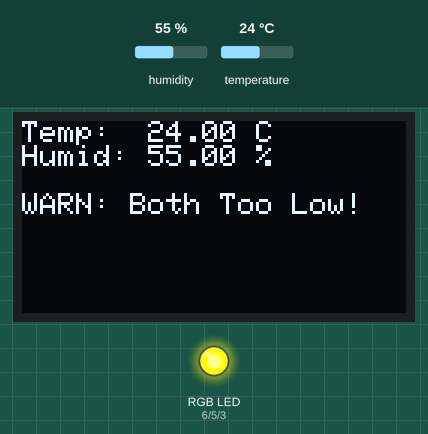
This sketch was run on a simulated Arduino Uno, built with avr-gcc and run on an emulated ATmega328P. On the bench: 128×64 one-colour display, an RGB LED mixed from three pins (HIGH = lit). The inputs (shaded band) are chosen by the test bench; at power-on: humidity 55 %, temperature 24 °C. What the sketch prints to the serial monitor is not drawn.

Above: at 2.7 s.
2.8 s: humidity set to 79 %
At 4.4 s:
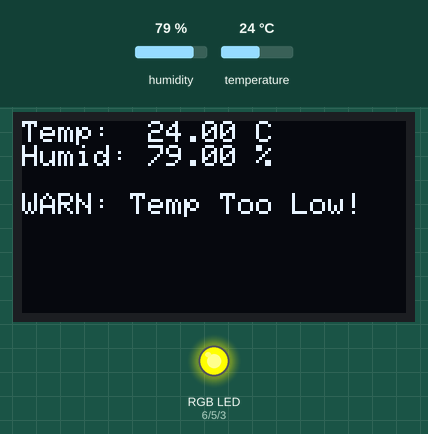
5.8 s: humidity set to 82 %
At 6.7 s:
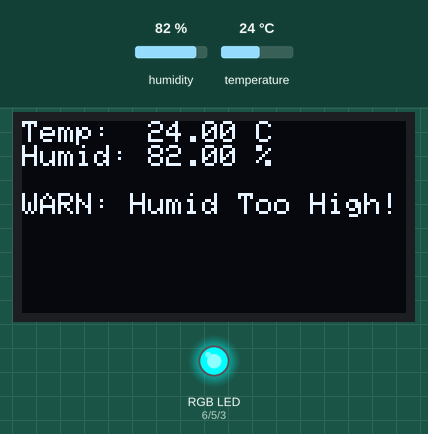
8.8 s: temperature set to 31.4 °C
At 11.3 s:
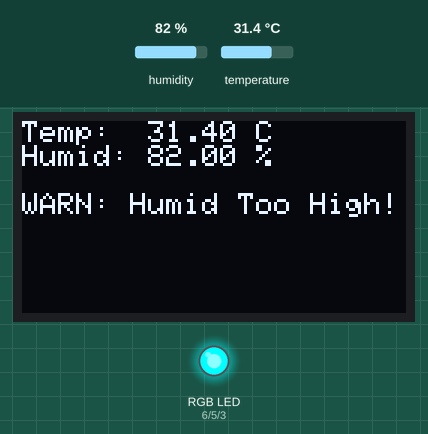
11.8 s: temperature set to 32.6 °C
At 13.6 s:
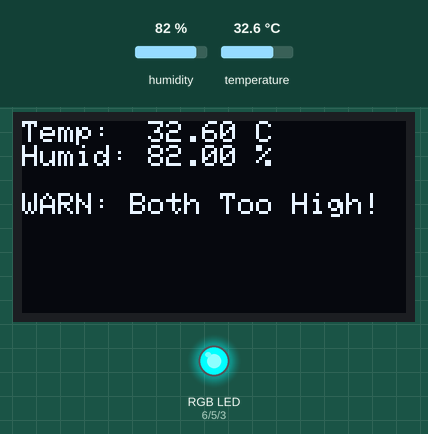
Timing chart, 0 to 15.1 s (numbered marks = the images above; inputs shaded):
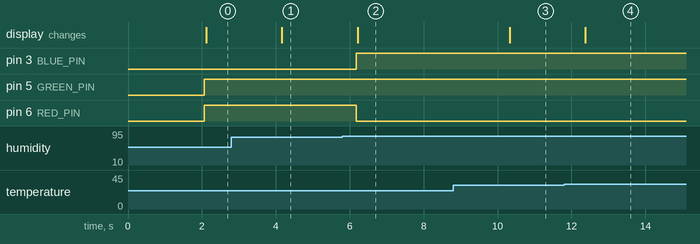

Measured:
- the behaviour switches between 80 and 81 % on humidity (found by bisection; images 1 and 2)
- the behaviour switches between 32 and 32.1 °C on temperature (found by bisection; images 3 and 4)
- after the input at 2.8 s, the display: changes after 1.4 s (image 1)
- after the input at 5.8 s, pin 3 (BLUE_PIN): LOW → HIGH after 0.38 s; pin 6 (RED_PIN): HIGH → LOW after 0.38 s; the display: changes after 0.42 s (image 2)
- after the input at 8.8 s, the display: changes after 1.5 s (image 3)
- after the input at 11.8 s, the display: changes after 0.58 s (image 4)

The sketch:

sketch.ino
```cpp
#include <Wire.h>
#include <Adafruit_GFX.h>
#include <Adafruit_SSD1306.h>
#include "DHT.h"

// screen resolution set
#define SCREEN_WIDTH 128
#define SCREEN_HEIGHT 64
#define OLED_RESET    -1
Adafruit_SSD1306 display(SCREEN_WIDTH, SCREEN_HEIGHT, &Wire, OLED_RESET);

// sensor and leds
#define DHTPIN 2
#define DHTTYPE DHT22
#define RED_PIN 6
#define GREEN_PIN 5
#define BLUE_PIN 3

DHT dht(DHTPIN, DHTTYPE);

void setup() {
  Serial.begin(9600);
  dht.begin();

  // screen initialization and sanity check
  if(!display.begin(SSD1306_SWITCHCAPVCC, 0x3C)) {
    Serial.println(F("SSD1306 allocation failed"));
    for(;;);
  }

  // text initialization
  display.clearDisplay();
  display.setTextColor(SSD1306_WHITE);
  display.setTextSize(1);
  display.setCursor(0,0);
  display.println("System Starting...");
  display.display();

  // sets led pins as outputs
  pinMode(RED_PIN, OUTPUT);
  pinMode(GREEN_PIN, OUTPUT);
  pinMode(BLUE_PIN, OUTPUT);
}

void loop() {
  //sets a delay of 2 seconds between readings from the dht22
  delay(2000);

  // humidity/temperature readings
  float h = dht.readHumidity();
  float t = dht.readTemperature();

  // sanity check
  if (isnan(h) || isnan(t)) {
    Serial.println("Failed to read from DHT sensor!");
    display.clearDisplay();
    display.setCursor(0,0);
    display.println("Sensor Error!");
    display.display();
    return;
  }

  // print loop for console
  Serial.print("Humidity: ");
  Serial.print(h);
  Serial.println("%");

  Serial.print("Temperature: ");
  Serial.print(t);
  Serial.println("c");

  //oled display
  display.clearDisplay();
  display.setCursor(0, 0);
  display.setTextSize(1);

  //oled printing current temps
  display.print("Temp:  ");
  display.print(t);
  display.println(" C");

  display.print("Humid: ");
  display.print(h);
  display.println(" %");

  display.println();

  // loop for LED and OLED screen

  // rgb set for high temp
  if (h > 80.0 || t > 32.0) {
    setRGB(255, 0, 0);
    Serial.println("LED: RED (High Humidity and/or Temperature)");

    // high parameters
    if (h > 80.0 && t > 32.0) {
      display.println("WARN: Both Too High!");
    } else if (t > 32.0) {
      display.println("WARN: Temp Too High!");
    } else if (h > 80.0) {
      display.println("WARN: Humid Too High!");
    }

  }
  // rgb set for normal conditions
  else if ((h >= 60.0 && h <= 80.0) && (t >= 26.0 && t <= 32.0)) {
    setRGB(0, 255, 0);
    Serial.println("LED: GREEN (Normal Humidity and Temperature)");
    display.println("Status: Normal");

  }
  //rgb set for low temp
  else {
    setRGB(0, 0, 255);
    Serial.println("LED: BLUE (Low Humidity and/or Temperature)");

    // low parameters
    if (h < 60.0 && t < 26.0) {
      display.println("WARN: Both Too Low!");
    } else if (t < 26.0) {
      display.println("WARN: Temp Too Low!");
    } else if (h < 60.0) {
      display.println("WARN: Humid Too Low!");
    }
  }

  // Actually push the text to the screen
  display.display();
}

// function to set rgb colors
void setRGB(int r, int g, int b) {
  // since its a common anode, we subtract 255 from the rgb colors since 0 is highest
  analogWrite(RED_PIN, 255 - r);
  analogWrite(GREEN_PIN, 255 - g);
  analogWrite(BLUE_PIN, 255 - b);
}
```
